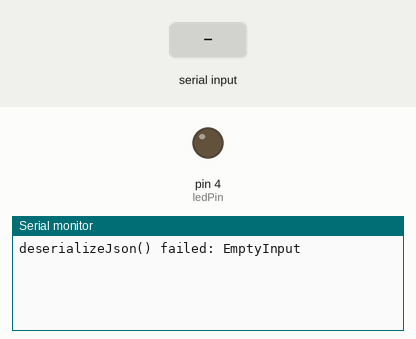
The sketch below on a simulated Arduino Mega 2560, built with avr-gcc and run on an emulated ATmega2560. Parts: output pins drawn as LEDs (lit = HIGH), the last lines printed to the serial monitor. The inputs (shaded band) are chosen by the test bench.

Above: at 1.2 s.
1.3 s: "1" received over Serial
At 3.0 s:
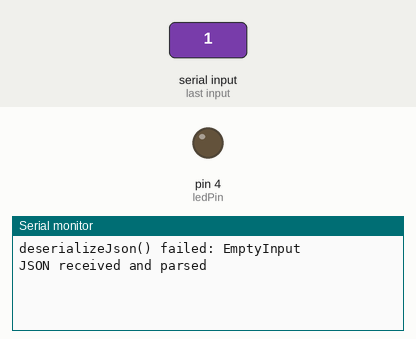
3.8 s: "0" received over Serial
At 6.1 s:
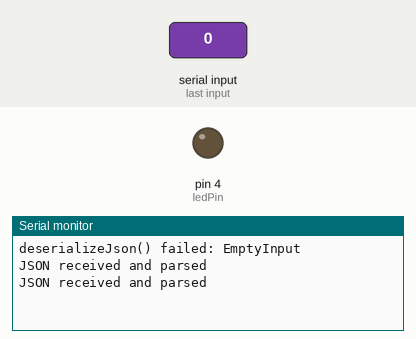

The sketch:

ESPExV.ino
```cpp
//ESP Code
//Last Edited 24/03/2022
//5,6,7 ON to upload code to ESP. All other pins off
//Once uploaded press RESET BUTTON to ensure code uploaded
//IF you want ESP to talk to SERIAL switch 7 OFF so only 5,6 ON
//then press RESET button
//ESP cannot talk to SERIAL whilst connected to Arduino
//Switch 1,2 ON, other PINS off for ESP and Arduino to talk
//Can have 1,2,3,4 ON so ESP and Arduino can talk but
//Arduino can also still talk to Serial.
//RX/TX switch set to RXD3/TXD3
#include <ArduinoJson.h>
int randomNumberESP;
int ledPin = 4;
void setup() {
  Serial.begin(115200);
  pinMode(ledPin,OUTPUT);
  digitalWrite(ledPin,LOW);

}

void loop() {
  //json part to unpackage from mega then assign variables
  StaticJsonDocument<300> doc;
  DeserializationError error = deserializeJson(doc, Serial);

  //Print the data in the serial monitor
  if (error) {
    Serial.print(F("deserializeJson() failed: "));
    Serial.println(error.f_str());

    return;
  }
  else{
    Serial.println("JSON received and parsed");
  randomNumberESP = (doc["rNumber"].as<int>());
  }
  if(randomNumberESP == 0){
    digitalWrite(ledPin, LOW);
  }
  else{
    digitalWrite(ledPin, HIGH);
  }
  delay(1000);
}
```

Measured:
- after the input at 1.3 s, the serial monitor: prints a new line after 1.0 s (image 1)
